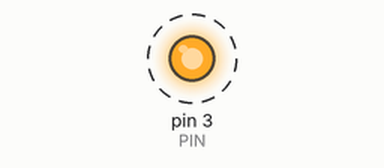
Bench run of a sketch on a simulated Arduino Uno, built with avr-gcc and run on an emulated ATmega328P. On the bench: output pins drawn as LEDs (lit = HIGH). Dashed ring = blinking.

Above: at 0.5 s.
Timing chart, 0 to 4.6 s (numbered marks = the images above):
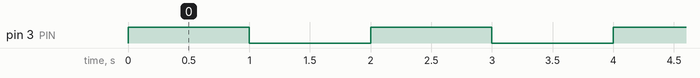

Measured:
- by itself, pin 3 (PIN): alternates HIGH for 1.0 s and LOW for 1.0 s

The sketch:

laserdebug.ino
```cpp
/*-------------------------------------
	description of the program

	Written by: name | date
---------------------------------------*/

//------------
#define DEBUG
//------------

//-- pin assignments
#define PIN 3


//-----------------------------------------------
void setup() {
	#ifdef DEBUG
	Serial.begin(9600);
	#endif
	pinMode(PIN, OUTPUT);
}

//-----------------------------------------------
void loop() {
	digitalWrite(PIN, HIGH);
	delay(1000);
	digitalWrite(PIN, LOW);
	delay(1000);
}
```
